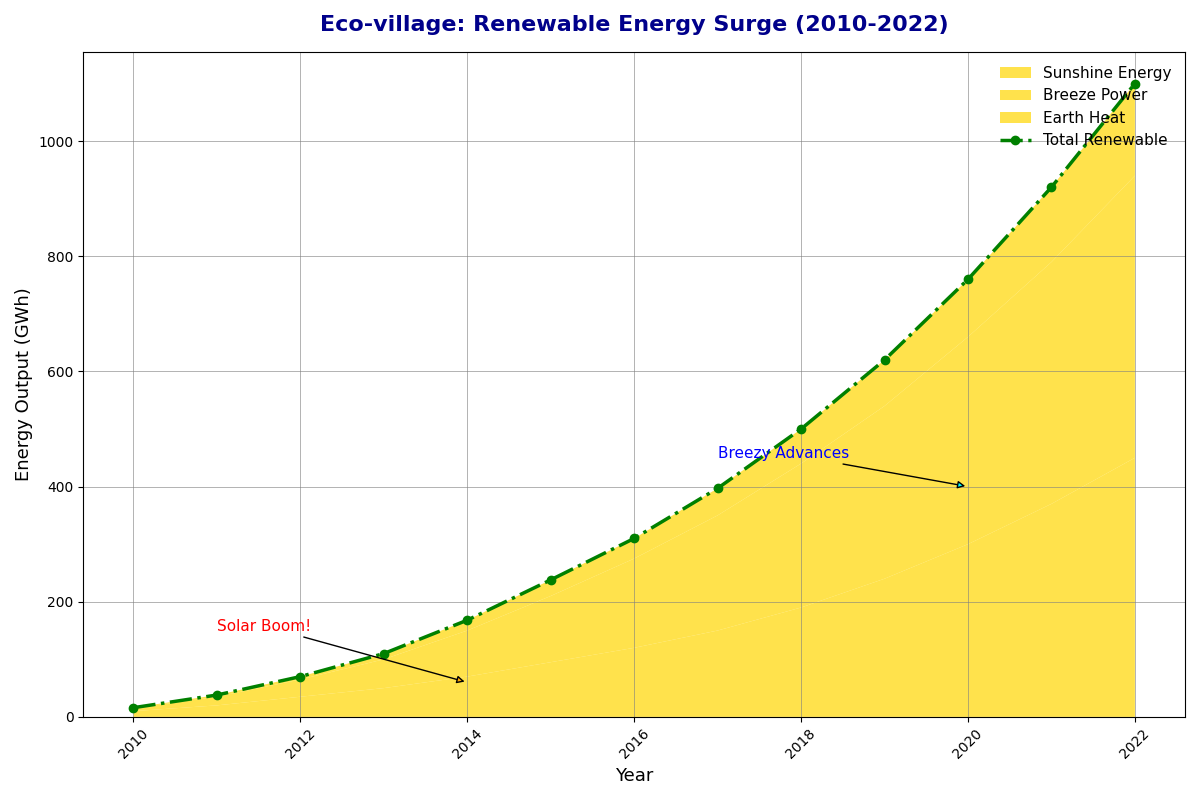

Here is the Python script that generated this plot:
import matplotlib.pyplot as plt
import numpy as np

years = np.arange(2010, 2023)

solar_energy = np.array([10, 20, 35, 50, 70, 95, 120, 150, 190, 240, 300, 370, 450])
wind_energy = np.array([5, 15, 30, 50, 80, 115, 155, 200, 250, 300, 360, 420, 490])
geothermal_energy = np.array([1, 3, 5, 10, 18, 28, 35, 47, 60, 80, 100, 130, 160])

energy_data = np.vstack([solar_energy, wind_energy, geothermal_energy])
total_energy = solar_energy + wind_energy + geothermal_energy

fig, ax = plt.subplots(figsize=(12, 8))
single_color = '#FFD700'  # Consistent single color

ax.stackplot(years, energy_data, labels=['Sunshine Energy', 'Breeze Power', 'Earth Heat'], colors=[single_color]*3, alpha=0.7)
ax.plot(years, total_energy, color='green', linestyle='-.', linewidth=2.5, label='Total Renewable', marker='o')

ax.set_title('Eco-village: Renewable Energy Surge (2010-2022)', fontsize=16, weight='bold', color='darkblue', pad=15)
ax.set_xlabel('Year', fontsize=13)
ax.set_ylabel('Energy Output (GWh)', fontsize=13)

ax.legend(loc='upper right', fontsize=11, frameon=False)
ax.grid(True, linestyle='-', linewidth=0.7, alpha=0.6, color='gray')

plt.xticks(rotation=45)

ax.annotate('Solar Boom!', xy=(2014, 60), xytext=(2011, 150),
            arrowprops=dict(facecolor='orange', arrowstyle='-|>'),
            fontsize=11, color='red')

ax.annotate('Breezy Advances', xy=(2020, 400), xytext=(2017, 450),
            arrowprops=dict(facecolor='cyan', arrowstyle='-|>'),
            fontsize=11, color='blue')

plt.tight_layout()
plt.show()
